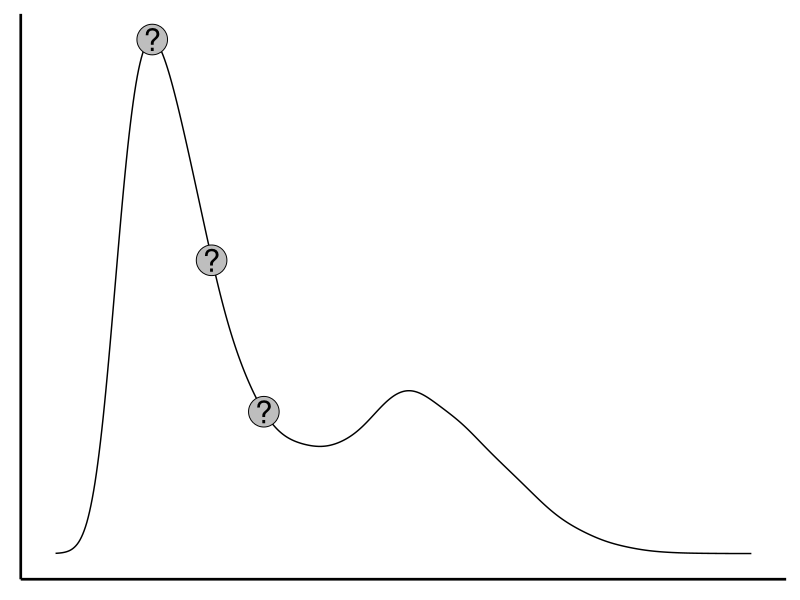
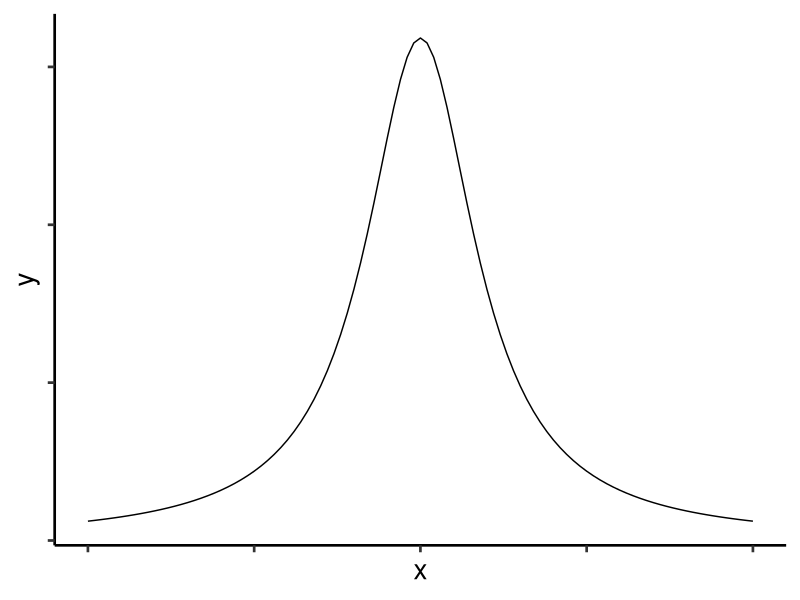
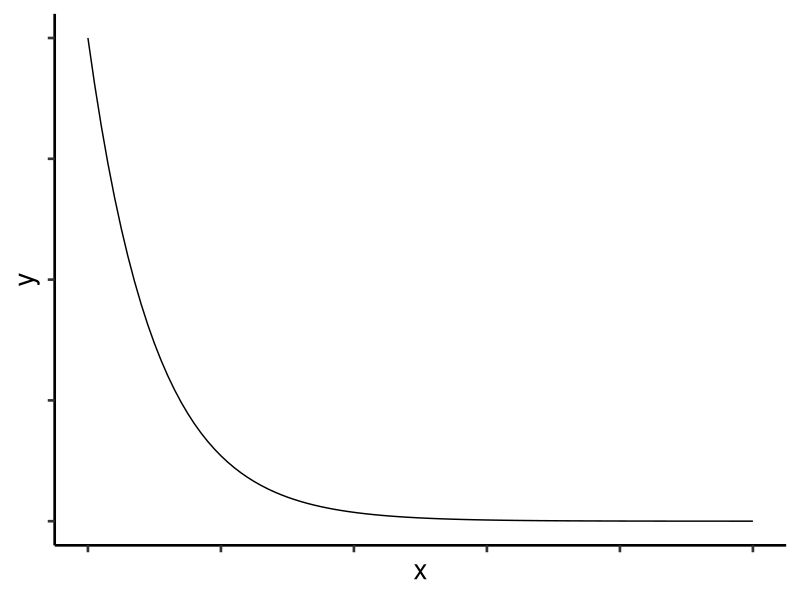
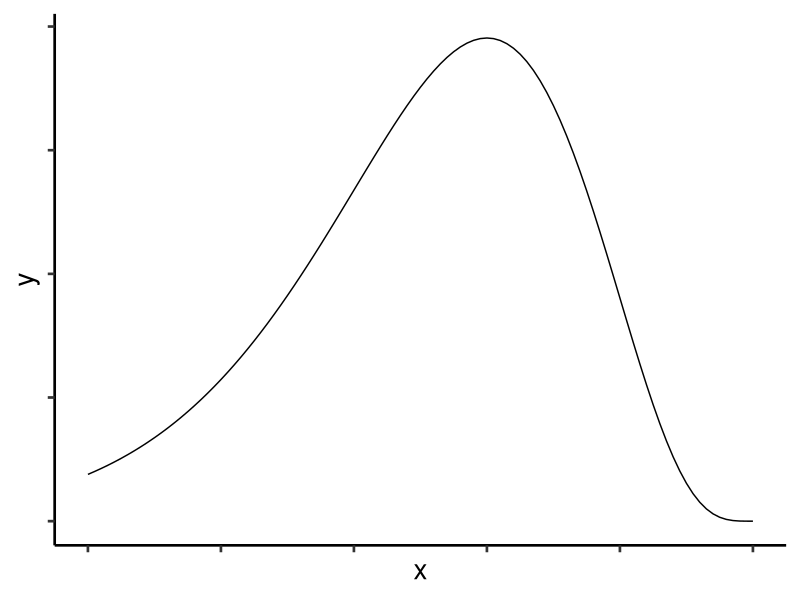
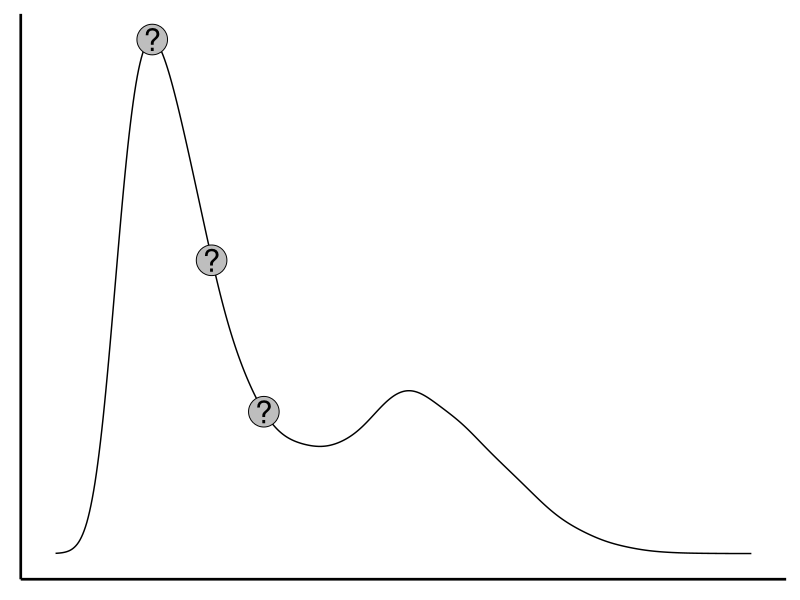

R code for these plots, in order:
library(ggplot2)
x0  <- seq(-5, 5, .1)
x1  <- seq(0, 5, .05)
y0 <- dcauchy(x0, 0, 1)
y1 <- dexp(x1, 2)
y2 <- rev(dgamma(x1, 5, 2))

make_plt <- function(x, y) {
  dff <- data.frame(x = x, y = y)
  ggplot(dff, aes(x = x, y = y)) +
    geom_line() +
    theme_bw(base_size = 20) +
    theme(panel.grid.major = element_blank(),
          panel.grid.minor = element_blank(),
          panel.border = element_blank(),
          axis.line = element_line(colour = "black"),
          axis.text = element_blank()
    )
}
ggsave(filename = "lecture1_images/dist_0.jpg", make_plt(x0, y0))
ggsave(filename = "lecture1_images/dist_1.jpg", make_plt(x1, y1))
ggsave(filename = "lecture1_images/dist_2.jpg", make_plt(x1, y2))


set.seed(42)
xx <- c(rgamma(10000, 2, 2), rnorm(5000, 4, 1))

dd <- density(xx)
gg <- make_plt(dd$x, dd$y)
# ggsave(filename = "lecture1_images/dist_3.jpg", gg)

imax <- which.max(dd$y)
x_mode <- dd$x[imax]
y_mode <- dd$y[imax]

x_mean <- mean(xx)
y_mean <- dd$y[which.min(abs(dd$x - x_mean))]

x_median <- median(xx)
y_median <- dd$y[which.min(abs(dd$x - x_median))]

df_pt <- data.frame(x = c(x_mode, x_mean, x_median), y = c(y_mode, y_mean, y_median), label = "?")

gg2 <- make_plt(dd$x, dd$y) +
  geom_point(data = df_pt, aes(x = x, y = y), shape = 21, fill = "grey", size = 10) +
  geom_text(data = df_pt, aes(x = x, y = y, label = label), size = 8) +
  labs(x = NULL, y = NULL) + theme(axis.ticks = element_blank())
gg2
ggsave(filename = "lecture1_images/dist_3.jpg", gg2)
# ggsave(filename = "lecture1_images/dist_3_answer.jpg", gg2)
